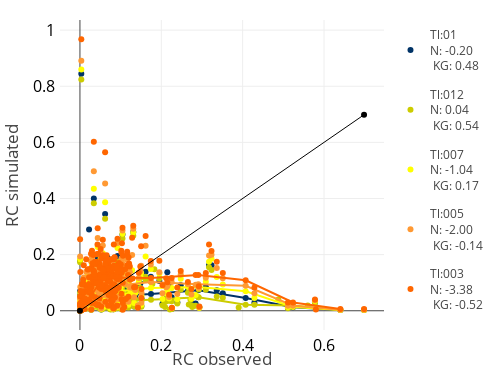

Notebook code for this chart:
### Code cell
k = 'Sioux'
div, fig = ScatterRCvsRCobs(BigObs[k], BigSim[k], BigNE[k], BigKG[k], path='Figures/Scatter_'+k+'.html', show = True)
#fig.layout.xaxis.title = ''
#fig.layout.yaxis.title = ''
div = plot(fig, include_plotlyjs=False, output_type='div', config = {'showLink': False})

### Figure 1 — Plotly figure (JSON) as saved in the notebook; plotly's stock layout.template omitted (floating-point values rounded to 4 significant figures; data arrays with more than 128 entries replaced by an {"elided": "..."} marker saying what was removed)
{"data": [{"legendgroup": "01", "marker": {"color": "rgb(0, 51, 102)"}, "mode": "markers", "name": "Tl:01 <br>N: -0.20 <br> KG: 0.48", "type": "scatter", "x": {"elided": "242 float values"}, "y": {"elided": "242 float values"}}, {"legendgroup": "01", "marker": {"color": "rgb(0, 51, 102)"}, "showlegend": false, "type": "scatter", "x": [0, 0.0582, 0.1746, 0.291, 0.4074, 0.5238, 0.6402], "y": [0, 0.04962, 0.05936, 0.07304, 0.04543, 0.01258, 0.00242]}, {"legendgroup": "012", "marker": {"color": "rgb(204, 204, 0)"}, "mode": "markers", "name": "Tl:012 <br>N: 0.04 <br> KG: 0.54", "type": "scatter", "x": {"elided": "304 float values"}, "y": {"elided": "304 float values"}}, {"legendgroup": "012", "marker": {"color": "rgb(204, 204, 0)"}, "showlegend": false, "type": "scatter", "x": [0, 0.0582, 0.1746, 0.291, 0.4074, 0.5238, 0.6402], "y": [0, 0.03262, 0.03879, 0.04799, 0.02133, 0.01875, 0.002358]}, {"legendgroup": "007", "marker": {"color": "rgb(255, 255, 0)"}, "mode": "markers", "name": "Tl:007 <br>N: -1.04 <br> KG: 0.17", "type": "scatter", "x": {"elided": "250 float values"}, "y": {"elided": "250 float values"}}, {"legendgroup": "007", "marker": {"color": "rgb(255, 255, 0)"}, "showlegend": false, "type": "scatter", "x": [0, 0.0582, 0.1746, 0.291, 0.4074, 0.5238, 0.6402], "y": [0, 0.06502, 0.0809, 0.08501, 0.06948, 0.01373, 0.00295]}, {"legendgroup": "005", "marker": {"color": "rgb(255, 153, 51)"}, "mode": "markers", "name": "Tl:005 <br>N: -2.00 <br> KG: -0.14", "type": "scatter", "x": {"elided": "250 float values"}, "y": {"elided": "250 float values"}}, {"legendgroup": "005", "marker": {"color": "rgb(255, 153, 51)"}, "showlegend": false, "type": "scatter", "x": [0, 0.0582, 0.1746, 0.291, 0.4074, 0.5238, 0.6402], "y": [0, 0.08454, 0.1026, 0.09421, 0.08878, 0.01806, 0.003727]}, {"legendgroup": "003", "marker": {"color": "rgb(255, 102, 0)"}, "mode": "markers", "name": "Tl:003 <br>N: -3.38 <br> KG: -0.52", "type": "scatter", "x": {"elided": "249 float values"}, "y": {"elided": "249 float values"}}, {"legendgroup": "003", "marker": {"color": "rgb(255, 102, 0)"}, "showlegend": false, "type": "scatter", "x": [0, 0.0582, 0.1746, 0.291, 0.4074, 0.5238, 0.6402], "y": [0, 0.1186, 0.1163, 0.1278, 0.1086, 0.02973, 0.00586]}, {"line": {"color": "black", "width": 1}, "showlegend": false, "type": "scatter", "x": [0, 0.6984], "y": [0, 0.6984]}], "layout": {"height": 370, "margin": {"b": 40, "l": 60, "pad": 4, "r": 50, "t": 20}, "width": 500, "xaxis": {"autorange": true, "range": [-0.04914, 0.7475], "tickfont": {"color": "black", "size": 16}, "title": {"font": {"size": 17}, "text": "RC observed"}, "type": "linear"}, "yaxis": {"autorange": true, "range": [-0.06859, 1.036], "tickfont": {"color": "black", "size": 16}, "title": {"font": {"size": 17}, "text": "RC simulated"}, "type": "linear"}}}
